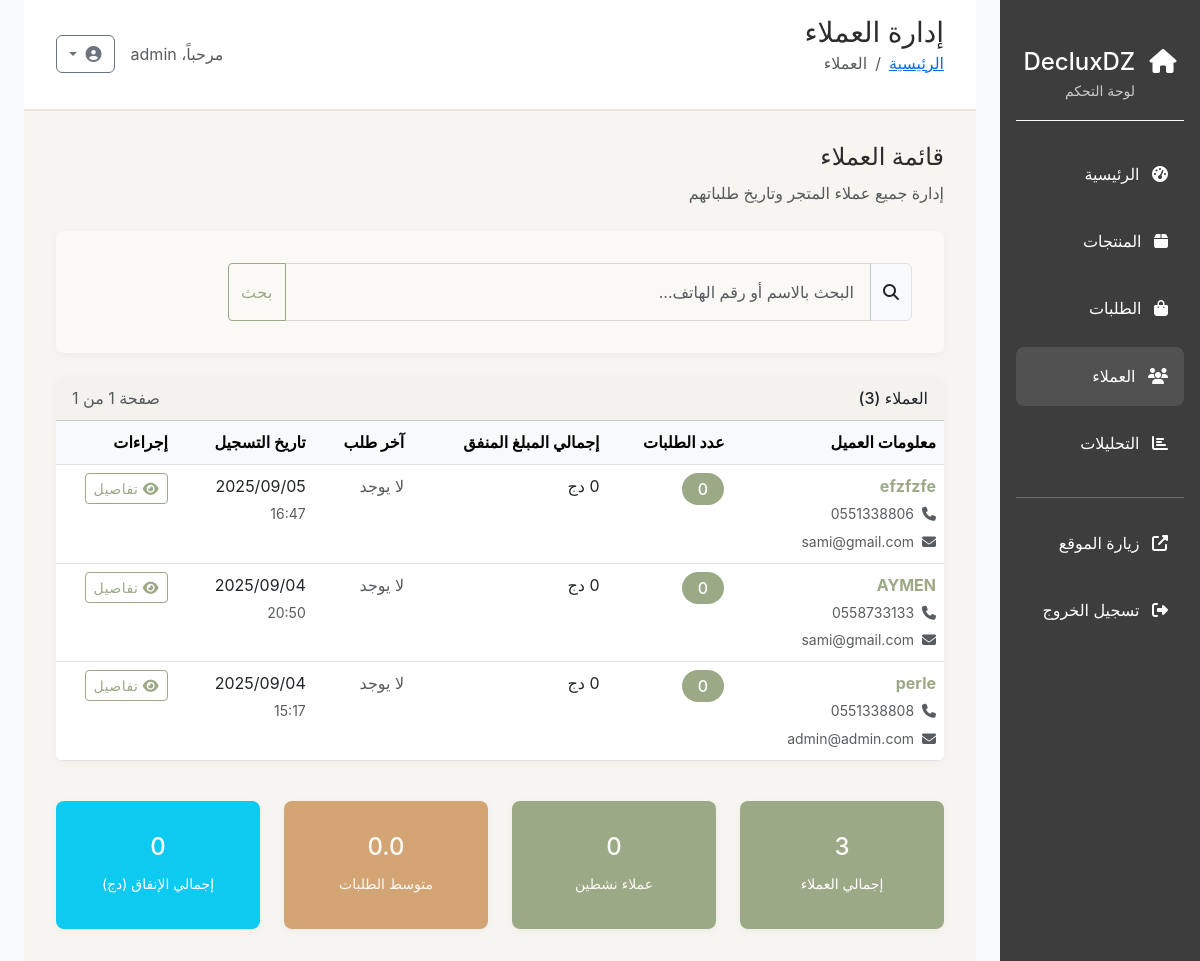
The page /admin/customers (signed in) on the database its author committed.
### models.py (models this page shows)
class Customer(db.Model):
    id = db.Column(db.Integer, primary_key=True)
    name = db.Column(db.String(200), nullable=False)
    phone = db.Column(db.String(20), nullable=False)
    email = db.Column(db.String(120))
    created_at = db.Column(db.DateTime, default=datetime.utcnow)
    orders = db.relationship('Order', backref='customer', lazy=True)

### admin_routes.py (the view)
    def decorated_function(*args, **kwargs):
        if 'admin_id' not in session:
            flash('يجب تسجيل الدخول للوصول إلى لوحة التحكم', 'error')
            return redirect(url_for('admin_login'))
        return f(*args, **kwargs)

### admin_routes.py (called while the page is built)
def admin_required(f):
    def decorated_function(*args, **kwargs):
        if 'admin_id' not in session:
            flash('يجب تسجيل الدخول للوصول إلى لوحة التحكم', 'error')
            return redirect(url_for('admin_login'))
        return f(*args, **kwargs)
    decorated_function.__name__ = f.__name__
    return decorated_function

@app.route('/admin/customers')
@admin_required
def admin_customers():
    page = request.args.get('page', 1, type=int)
    search = request.args.get('search', '')
    query = Customer.query
    if search:
        query = query.filter(Customer.name.contains(search) |
                           Customer.phone.contains(search))
    customers = query.order_by(Customer.created_at.desc()).paginate(
        page=page, per_page=20, error_out=False)
    return render_template('admin/customers.html', customers=customers, search_query=search)

### app.py (called while the page is built)
@app.context_processor
def inject_csrf_token():
    return dict(csrf_token=generate_csrf)

### routes.py (called while the page is built)
@app.context_processor
def inject_cart_count():
    cart_count = 0
    if 'cart' in session:
        cart_count = sum(session['cart'].values())
    return {'cart_count': cart_count}

### templates/admin/customers.html (shortened to what this page needs)
{% extends "admin/base.html" %}
{% block page_title %}إدارة العملاء{% endblock %}
{% block breadcrumb %}
<nav aria-label="breadcrumb">
    <ol class="breadcrumb">
        <li class="breadcrumb-item"><a href="{{ url_for('admin_dashboard') }}">الرئيسية</a></li>
        <li class="breadcrumb-item active">العملاء</li>
    </ol>
</nav>
{% endblock %}
{% block content %}
<div class="d-flex justify-content-between align-items-center mb-4">
    <div>
        <h4>قائمة العملاء</h4>
        <p class="text-muted mb-0">إدارة جميع عملاء المتجر وتاريخ طلباتهم</p>
    </div>
</div>
<div class="card mb-4">
    <div class="card-body">
        <form method="GET" class="row g-3">
            <div class="col-md-10">
                <div class="input-group">
                    <span class="input-group-text">
                        <i class="fas fa-search"></i>
                    </span>
                    <input type="text" class="form-control" name="search"
                           value="{{ search_query or '' }}"
                           placeholder="البحث بالاسم أو رقم الهاتف...">
                    <button type="submit" class="btn btn-outline-primary">بحث</button>
                </div>
            </div>
            <div class="col-md-2">
            </div>
        </form>
    </div>
</div>
<div class="card">
    <div class="card-header d-flex justify-content-between align-items-center">
        <h6 class="mb-0">
            العملاء ({{ customers.total }})
        </h6>
        <div class="d-flex align-items-center">
            <span class="text-muted">
                صفحة {{ customers.page }} من {{ customers.pages }}
            </span>
        </div>
    </div>
    {% if customers.items %}
    <div class="table-responsive">
        <table class="table table-hover mb-0">
            <thead class="table-light">
                <tr>
                    <th>معلومات العميل</th>
                    <th>عدد الطلبات</th>
                    <th>إجمالي المبلغ المنفق</th>
                    <th>آخر طلب</th>
                    <th>تاريخ التسجيل</th>
                    <th width="120">إجراءات</th>
                </tr>
            </thead>
            <tbody>
                {% for customer in customers.items %}
                <tr>
                    <td>
                        <div>
                            <strong class="text-primary">{{ customer.name }}</strong>
                            <br>
                            <small class="text-muted">
                                <i class="fas fa-phone me-1"></i>
                                {{ customer.phone }}
                            </small>
                            {% if customer.email %}
                            <br>
                            <small class="text-muted">
                                <i class="fas fa-envelope me-1"></i>
                                {{ customer.email }}
                            </small>
                            {% endif %}
                        </div>
                    </td>
                    <td>
                        <span class="badge bg-primary fs-6">{{ customer.orders|length }}</span>
                    </td>
                    <td class="fw-bold">
                        {{ "{:,.0f}".format(customer.orders|sum(attribute='total_amount') or 0) }} دج
                    </td>
                    <td>
                        {% if customer.orders %}
                        {% set last_order = customer.orders|sort(attribute='created_at', reverse=true)|first %}
                        <div>{{ last_order.created_at.strftime('%Y/%m/%d') }}</div>
                        <small class="text-muted">{{ last_order.order_number }}</small>
                        {% else %}
                        <span class="text-muted">لا يوجد</span>
                        {% endif %}
                    </td>
                    <td>
                        <div>{{ customer.created_at.strftime('%Y/%m/%d') }}</div>
                        <small class="text-muted">{{ customer.created_at.strftime('%H:%M') }}</small>
                    </td>
                    <td>
                        <button type="button" class="btn btn-outline-primary btn-sm"
                                data-bs-toggle="modal" data-bs-target="#customerModal{{ customer.id }}">
                            <i class="fas fa-eye"></i>
                            تفاصيل
                        </button>
                    </td>
                </tr>
                {% endfor %}
            </tbody>
        </table>
    </div>
    {% endif %}
</div>
{% if customers.items %}
<div class="row g-4 mt-3">
    <div class="col-md-3">
        <div class="card bg-primary text-white">
            <div class="card-body text-center">
                <h4>{{ customers.total }}</h4>
                <small>إجمالي العملاء</small>
            </div>
        </div>
    </div>
    <div class="col-md-3">
        <div class="card bg-success text-white">
            <div class="card-body text-center">
                {% set active_customers = 0 %}
                {% for customer in customers.items %}
                    {% if customer.orders|length > 0 %}
                        {% set active_customers = active_customers + 1 %}
                    {% endif %}
                {% endfor %}
                <h4>{{ active_customers }}</h4>
                <small>عملاء نشطين</small>
            </div>
        </div>
    </div>
    <div class="col-md-3">
        <div class="card bg-warning text-white">
            <div class="card-body text-center">
                {% set total_orders = 0 %}
                {% for customer in customers.items %}
                    {% set total_orders = total_orders + customer.orders|length %}
                {% endfor %}
                {% set avg_orders = (total_orders / customers.items|length)|round if customers.items else 0 %}
                <h4>{{ avg_orders }}</h4>
                <small>متوسط الطلبات</small>
            </div>
        </div>
    </div>
    <div class="col-md-3">
        <div class="card bg-info text-white">
            <div class="card-body text-center">
                {% set total_spent = 0 %}
                {% for customer in customers.items %}
                    {% for order in customer.orders %}
                        {% set total_spent = total_spent + order.total_amount %}
                    {% endfor %}
                {% endfor %}
                <h4>{{ "{:,.0f}".format(total_spent) }}</h4>
                <small>إجمالي الإنفاق (دج)</small>
            </div>
        </div>
    </div>
</div>
{% endif %}
{% endblock %}

### static/css/style.css (style rules this page uses)
:root { --primary-color: #3d3d3d; --secondary-color: #d4a574; --accent-color: #9ca986; --text-dark: #2c2c2c; --text-light: #8b8680; --bg-light: #f7f5f0; --border-color: #e8e5e0; --success-color: #9ca986; --error-color: #c67b5c; --warning-color: #d4a574; --cream: #fdfcf9; --warm-white: #faf9f6; --sage: #9ca986; --camel: #d4a574; --linen: #f7f5f0; }
html[dir="rtl"] { font-family: 'Cairo', 'Crimson Text', serif; }
body { font-family: 'Inter', -apple-system, BlinkMacSystemFont, 'Segoe UI', Roboto, sans-serif; background-color: var(--cream); color: var(--text-dark); line-height: 1.7; -webkit-font-smoothing: antialiased; }
.card { border: none; border-radius: 8px; background-color: var(--warm-white); box-shadow: 0 2px 8px rgba(0, 0, 0, 0.04); transition: all 0.4s ease; overflow: hidden; }
.btn-outline-primary { color: var(--accent-color); border-color: var(--accent-color); background-color: transparent; border-radius: 4px; font-weight: 500; text-transform: uppercase; letter-spacing: 0.5px; }
.form-control { border: 1px solid rgba(139, 134, 128, 0.3); border-radius: 6px; padding: 1rem; background-color: var(--warm-white); transition: border-color 0.3s ease; }
[dir="rtl"] { text-align: right; }
[dir="rtl"] .card-body { text-align: right; }
[dir="rtl"] .btn { text-align: center; }
.card-body { padding: 2rem; text-align: left; }
.badge { font-weight: 500; font-size: 0.875rem; padding: 0.5rem 1rem; border-radius: 20px; text-transform: uppercase; letter-spacing: 0.5px; font-size: 0.75rem; }
.bg-success { background-color: var(--accent-color) !important; color: var(--warm-white) !important; }
.bg-warning { background-color: var(--secondary-color) !important; color: var(--warm-white) !important; }
.text-primary { color: var(--accent-color) !important; }
.fw-bold { font-weight: 400 !important; }
.bg-primary { background-color: var(--accent-color) !important; }

### rows shown on the page
Customer: name "efzfzfe", phone "0551338806", email "sami@gmail.com", orders|length "0", created_at "2025/09/05", created_at "16:47"
Customer: name "AYMEN", phone "0558733133", email "sami@gmail.com", orders|length "0", created_at "2025/09/04", created_at "20:50"
Customer: name "perle", phone "0551338808", email "admin@admin.com", orders|length "0", created_at "2025/09/04", created_at "15:17"

### other values the page prints
{{ session.admin_username }} "admin"
{{ customers.total }} "3"
{{ customers.pages }} "1"
{{ active_customers }} "0"
{{ avg_orders }} "0.0"
{{ "{:,.0f}".format(total_spent) }} "0"
